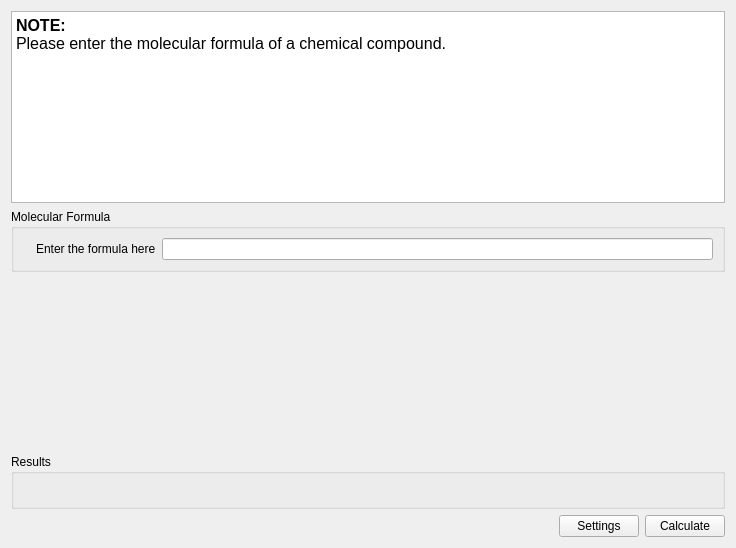
<?xml version="1.0" encoding="UTF-8"?>
<ui version="4.0">
 <class>massCalculator</class>
 <widget class="QWidget" name="massCalculator">
  <property name="geometry">
   <rect>
    <x>0</x>
    <y>0</y>
    <width>736</width>
    <height>548</height>
   </rect>
  </property>
  <property name="windowTitle">
   <string>Form</string>
  </property>
  <layout class="QVBoxLayout" name="verticalLayout">
   <item>
    <widget class="KTextEdit" name="ktextedit">
     <property name="readOnly">
      <bool>true</bool>
     </property>
     <property name="html">
      <string>&lt;!DOCTYPE HTML PUBLIC &quot;-//W3C//DTD HTML 4.0//EN&quot; &quot;http://www.w3.org/TR/REC-html40/strict.dtd&quot;&gt;
&lt;html&gt;&lt;head&gt;&lt;meta name=&quot;qrichtext&quot; content=&quot;1&quot; /&gt;&lt;style type=&quot;text/css&quot;&gt;
p, li { white-space: pre-wrap; }
&lt;/style&gt;&lt;/head&gt;&lt;body style=&quot; font-family:'Sans Serif'; font-size:10pt; font-weight:400; font-style:normal;&quot;&gt;
&lt;p style=&quot; margin-top:0px; margin-bottom:0px; margin-left:0px; margin-right:0px; -qt-block-indent:0; text-indent:0px;&quot;&gt;&lt;span style=&quot; font-family:'DejaVu Sans'; font-size:12pt; font-weight:600;&quot;&gt;NOTE:&lt;br /&gt;&lt;/span&gt;&lt;span style=&quot; font-family:'DejaVu Sans'; font-size:12pt;&quot;&gt;Please enter the molecular formula of a chemical compound.&lt;/span&gt;&lt;/p&gt;
&lt;p style=&quot;-qt-paragraph-type:empty; margin-top:0px; margin-bottom:0px; margin-left:0px; margin-right:0px; -qt-block-indent:0; text-indent:0px; font-family:'DejaVu Sans'; font-weight:600;&quot;&gt;&lt;/p&gt;&lt;/body&gt;&lt;/html&gt;</string>
     </property>
    </widget>
   </item>
   <item>
    <widget class="QGroupBox" name="groupBox">
     <property name="title">
      <string>Molecular Formula</string>
     </property>
     <layout class="QHBoxLayout" name="horizontalLayout">
      <item>
       <widget class="QLabel" name="error">
        <property name="text">
         <string/>
        </property>
       </widget>
      </item>
      <item>
       <widget class="QLabel" name="label_11">
        <property name="text">
         <string>Enter the formula here</string>
        </property>
       </widget>
      </item>
      <item>
       <widget class="QLineEdit" name="formula">
        <property name="text">
         <string/>
        </property>
       </widget>
      </item>
     </layout>
    </widget>
   </item>
   <item>
    <spacer name="verticalSpacer">
     <property name="orientation">
      <enum>Qt::Vertical</enum>
     </property>
     <property name="sizeHint" stdset="0">
      <size>
       <width>20</width>
       <height>40</height>
      </size>
     </property>
    </spacer>
   </item>
   <item>
    <widget class="QGroupBox" name="groupBox_2">
     <property name="title">
      <string>Results</string>
     </property>
     <layout class="QGridLayout" name="gridLayout_2">
      <item row="4" column="3">
       <widget class="QLabel" name="results">
        <property name="text">
         <string/>
        </property>
       </widget>
      </item>
     </layout>
    </widget>
   </item>
   <item>
    <layout class="QHBoxLayout" name="_2">
     <item>
      <spacer name="horizontalSpacer_13">
       <property name="orientation">
        <enum>Qt::Horizontal</enum>
       </property>
       <property name="sizeHint" stdset="0">
        <size>
         <width>40</width>
         <height>20</height>
        </size>
       </property>
      </spacer>
     </item>
     <item>
      <widget class="QPushButton" name="pushButton_30">
       <property name="text">
        <string>Settings</string>
       </property>
      </widget>
     </item>
     <item>
      <widget class="QPushButton" name="Calculate">
       <property name="text">
        <string>Calculate</string>
       </property>
      </widget>
     </item>
    </layout>
   </item>
  </layout>
 </widget>
 <customwidgets>
  <customwidget>
   <class>KTextEdit</class>
   <extends>QTextEdit</extends>
   <header>ktextedit.h</header>
  </customwidget>
 </customwidgets>
 <resources/>
 <connections/>
</ui>
